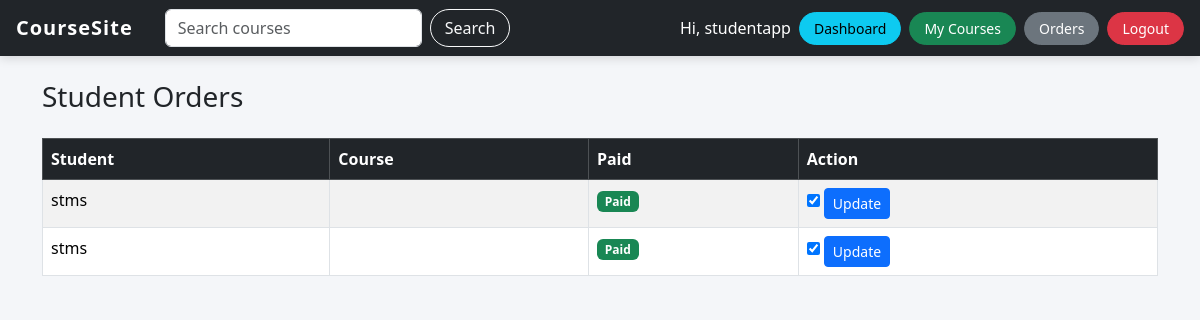
Screenshot of /staff/orders/ (signed in) with the database file from the repository.
### core/models.py (models this page shows, shortened)
class Order(models.Model):
    student = models.ForeignKey(Student, on_delete=models.CASCADE)
    course = models.ForeignKey(Course, on_delete=models.CASCADE)
    amount = models.IntegerField()          # ← FIXED (NOT NULL)
    paid = models.BooleanField(default=False)
    created_at = models.DateTimeField(auto_now_add=True)

class Student(models.Model):
    user = models.OneToOneField(User, on_delete=models.CASCADE)
    phone = models.CharField(max_length=15, blank=True, null=True)

### core/views.py (the view)
# urls.py: path('staff/orders/', views.admin_orders, name='orders'),
@staff_member_required
def admin_orders(request):
    orders = Order.objects.all().order_by('-created_at')
    return render(request, 'core/adminpanel/orders.html', {'orders': orders})

### core/templates/core/adminpanel/orders.html (shortened to what this page needs)
{% extends 'core/base.html' %}
{% block content %}
<h3 class="mb-4">Student Orders</h3>
<table class="table table-bordered table-striped">
  <thead class="table-dark">
    <tr>
      <th>Student</th>
      <th>Course</th>
      <th>Paid</th>
      <th>Action</th>
    </tr>
  </thead>
  <tbody>
  {% for order in orders %}
    <tr>
      <td>{{ order.student.user.username }}</td>
      <td>{{ order.course.name }}</td>
      <td>
        {% if order.paid %}
          <span class="badge bg-success">Paid</span>
        {% else %}
          <span class="badge bg-warning text-dark">Pending</span>
        {% endif %}
      </td>
      <td>
        <form method="POST" action="/admin/update-order/{{ order.id }}/">
          <input type="checkbox" name="paid"
            {% if order.paid %}checked{% endif %}>
          <button class="btn btn-sm btn-primary">Update</button>
        </form>
      </td>
    </tr>
  {% endfor %}
  </tbody>
</table>
{% endblock %}

### core/templates/core/base.html (shortened to what this page needs)
<!DOCTYPE html>
<html>
<head>
  <link href="https://cdn.jsdelivr.net/npm/bootstrap@5.3.2/dist/css/bootstrap.min.css" rel="stylesheet">
  {% load static %}
  <link rel="stylesheet" href="{% static 'css/style.css' %}">
</head>
<body>
<nav class="navbar navbar-expand-lg navbar-dark bg-dark px-3">
  <a class="navbar-brand" href="/">CourseSite</a>
  {% if request.resolver_match.url_name not in 'student_dashboard my_courses cart' %}
  <form method="GET" action="/" class="d-flex ms-3">
    <input class="form-control me-2" name="q" placeholder="Search courses">
    <button class="btn btn-outline-light">Search</button>
  </form>
  {% endif %}
  <ul class="navbar-nav ms-auto align-items-center">
    {% if user.is_authenticated %}
      <span class="navbar-text text-white me-2">
        Hi, {{ user.username }}
      </span>
      <li class="nav-item me-2">
        <a href="{% url 'student_dashboard' %}"
           class="btn btn-sm {% if request.resolver_match.url_name == 'student_dashboard' %}btn-warning{% else %}btn-info{% endif %}">
          Dashboard
        </a>
      </li>
      <li class="nav-item me-2">
        <a href="{% url 'my_courses' %}"
           class="btn btn-sm {% if request.resolver_match.url_name == 'my_courses' %}btn-warning{% else %}btn-success{% endif %}">
          My Courses
        </a>
      </li>
      <li class="nav-item me-2">
        <a href="{% url 'order_history' %}" class="btn btn-secondary btn-sm">
          Orders
        </a>
      </li>
      <li class="nav-item">
        <a href="{% url 'logout' %}" class="btn btn-danger btn-sm">
          Logout
        </a>
      </li>
    {% endif %}
  </ul>
</nav>
<div class="container mt-4">
  {% block content %}{% endblock %}
</div>
</body>
</html>

### static/css/style.css (style rules this page uses)
body { background-color: #f4f6f9; font-family: "Segoe UI", Tahoma, Geneva, Verdana, sans-serif; }
.navbar { box-shadow: 0 2px 10px rgba(0, 0, 0, 0.15); }
.navbar-brand { font-weight: 700; letter-spacing: 1px; }
.navbar .btn { border-radius: 20px; padding: 5px 14px; }

### rows the page displays
Order: student.user.username "stms", shows "Paid", paid "☑"
Order: student.user.username "stms", shows "Paid", paid "☑"

### other values shown
{{ user.username }} "studentapp"
